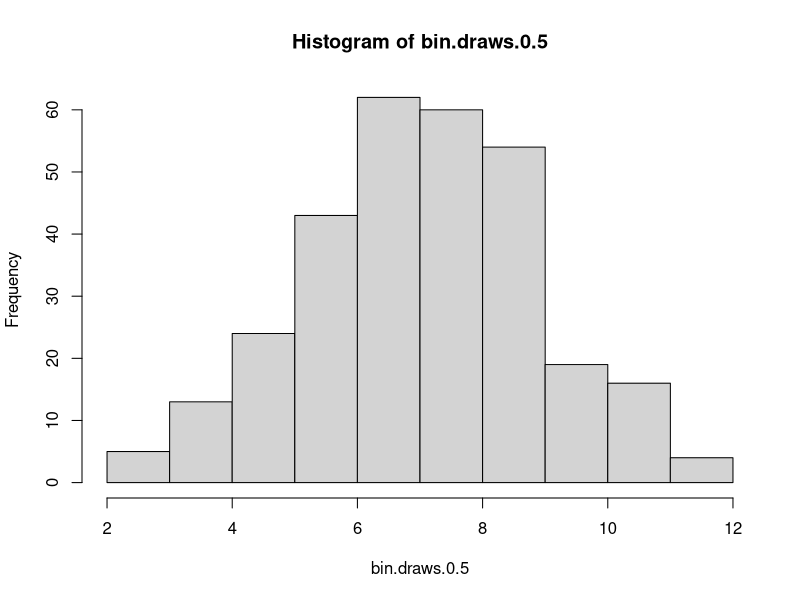
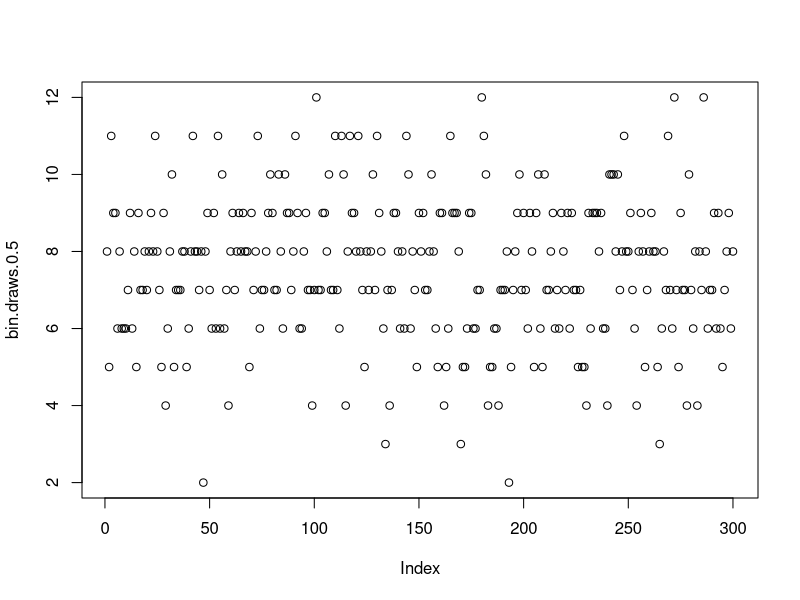
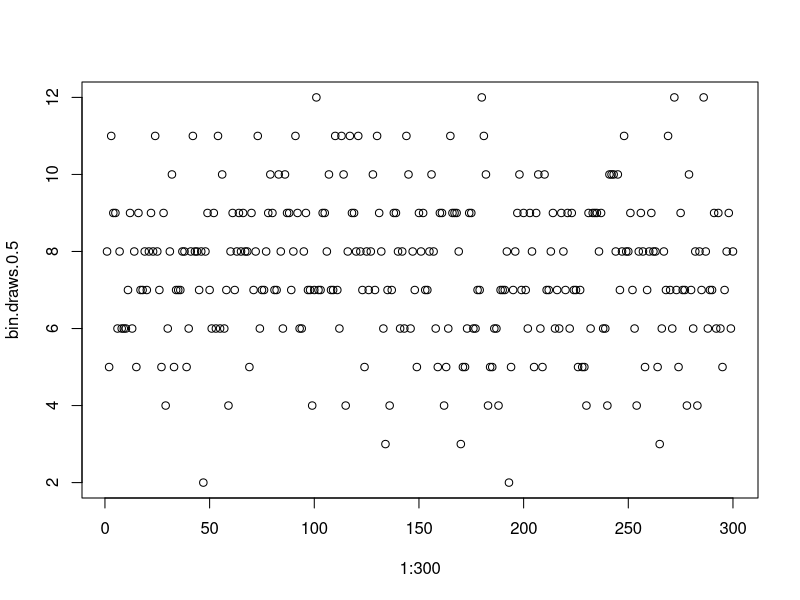
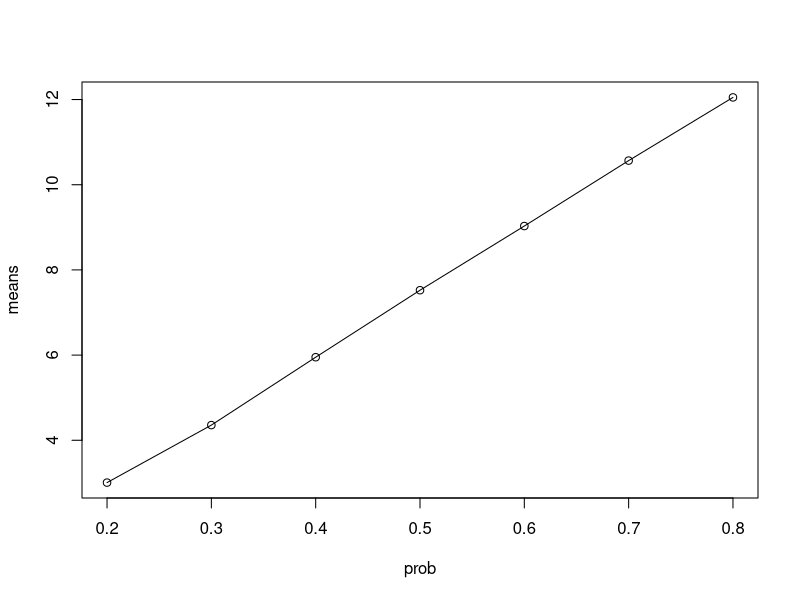
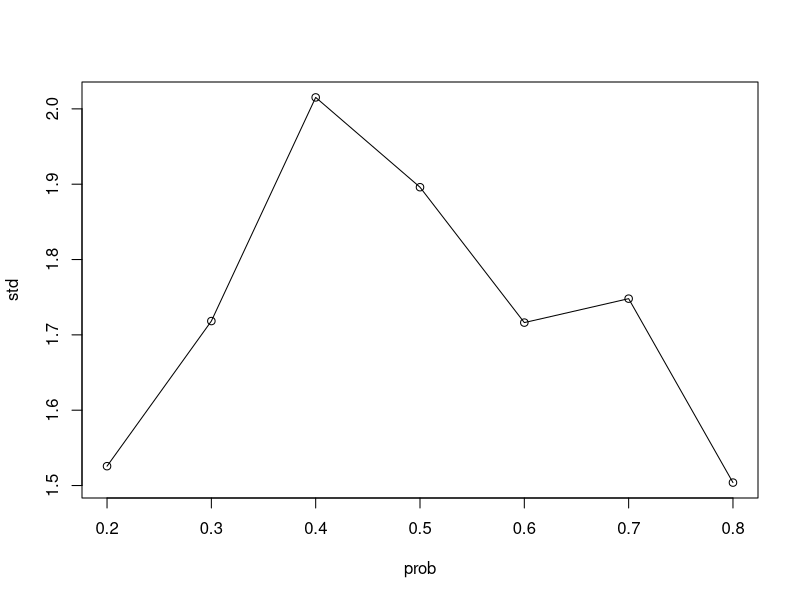
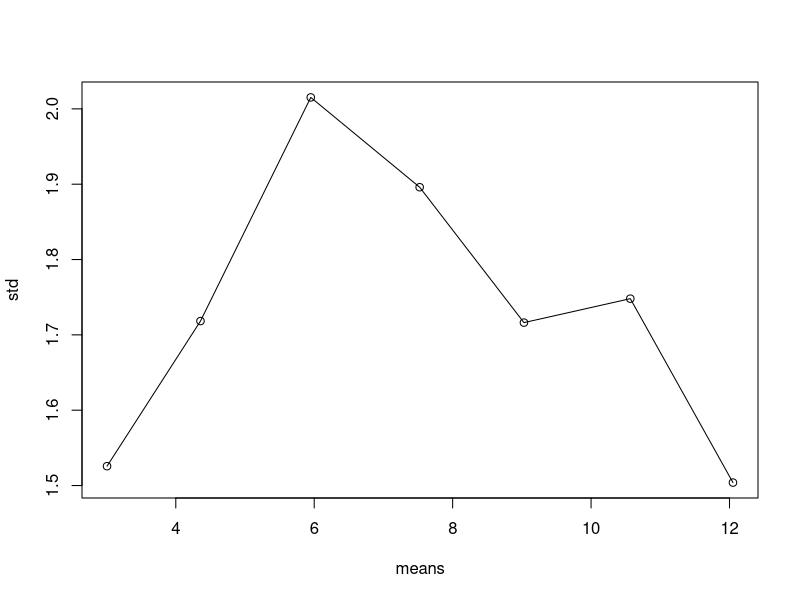
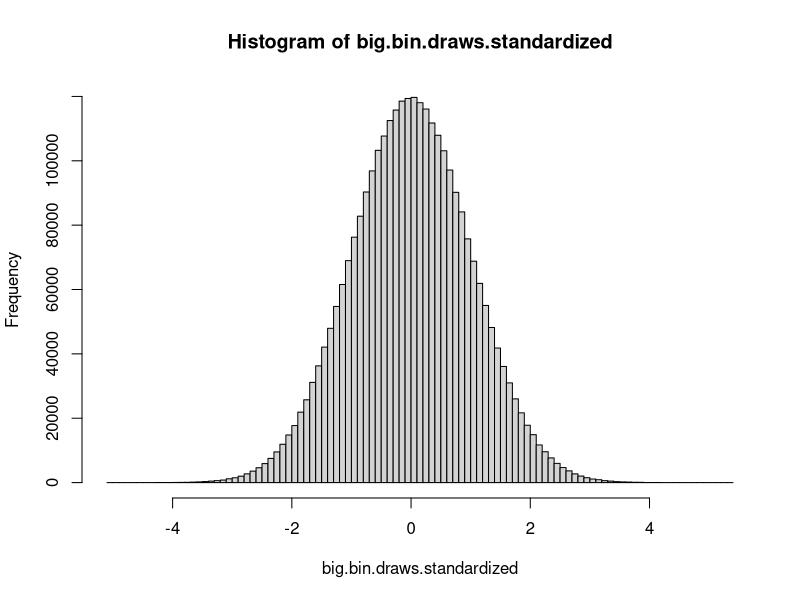

The R script that drew these images, in order: (Note: this script raises an error after producing the figures.)
## ---- chunk 1
## For reproducibility 
set.seed(09262019)
## ---- chunk 2
rbinom(n=20, size=10, prob=0.5)
## ---- chunk 3
bin.draws.0.5 <- rbinom(n = 300,size = 15, prob = 0.5)

## first 25
bin.draws.0.5[c(1:25)]
## last 25
bin.draws.0.5[c(276:300)]
## ---- chunk 4
# add first and sixth
bin.draws.0.5[1] + bin.draws.0.5[6]
# compare second and fifth
bin.draws.0.5[2] < bin.draws.0.5[5]
# indices that equals to 3
indices <- which(bin.draws.0.5 == 3)
indices
#num of such elements
length(indices)
## ---- chunk 5
#mean
mean_0.5 <- mean(bin.draws.0.5)
mean_0.5
# standard deviation
sd_0.5 <- sd(bin.draws.0.5)
sd_0.5
## ---- chunk 6
summary(bin.draws.0.5)
## ---- chunk 7
# type 
typeof(bin.draws.0.5)
# convert to characters
bin.draws.0.5.char <- as.character(bin.draws.0.5)
# type
typeof(bin.draws.0.5.char)
# summary; It is different because now the elements are characters not integers
summary(bin.draws.0.5.char)

## ---- chunk 8
# histogram
hist(bin.draws.0.5)
## ---- chunk 9
# it counts the number of times each integer occurs in it
tabulate(bin.draws.0.5)
## ---- chunk 10
plot(bin.draws.0.5)
## ---- chunk 11
# Same plot as 2c
plot(1:300,bin.draws.0.5)
## ---- chunk 12
# 0.2
bin.draws.0.2 <- rbinom(n = 300,size = 15,prob = 0.2)

mean_0.2 <- mean(bin.draws.0.2)

sd_0.2 <- sd(bin.draws.0.2)

#0.3

bin.draws.0.3 <- rbinom(n = 300,size = 15,prob = 0.3)

mean_0.3 <- mean(bin.draws.0.3)

sd_0.3 <- sd(bin.draws.0.3)
#0.4

bin.draws.0.4 <- rbinom(n = 300,size = 15,prob = 0.4)

mean_0.4 <- mean(bin.draws.0.4)

sd_0.4 <- sd(bin.draws.0.4)

#0.6

bin.draws.0.6 <- rbinom(n = 300,size = 15,prob = 0.6)

mean_0.6 <- mean(bin.draws.0.6)

sd_0.6 <- sd(bin.draws.0.6)

#0.7

bin.draws.0.7 <- rbinom(n = 300,size = 15,prob = 0.7)

mean_0.7 <-mean(bin.draws.0.7)

sd_0.7 <- sd(bin.draws.0.7)

#0.8

bin.draws.0.8 <- rbinom(n = 300,size = 15,prob = 0.8)

mean_0.8 <- mean(bin.draws.0.8)

sd_0.8 <- sd(bin.draws.0.8)

## ---- chunk 13

means <- c(mean_0.2,mean_0.3,mean_0.4,mean_0.5,mean_0.6,mean_0.7,mean_0.8)
## ---- chunk 14
prob <- c(0.2,0.3,0.4,0.5,0.6,0.7,0.8)
# plot 1
plot(prob, means)
lines(prob,means)
# list of standard deviations
std <- c(sd_0.2,sd_0.3,sd_0.4,sd_0.5,sd_0.6,sd_0.7,sd_0.8)
# plot 2
plot(prob,std)
lines(prob,std)
# plot 3
p3 <-plot(means,std) 
lines(means,std)

## ---- chunk 15
bin.matrix <- cbind(bin.draws.0.2)
bin.matrix <- cbind(bin.matrix,bin.draws.0.3)
bin.matrix<- cbind(bin.matrix,bin.draws.0.4)
bin.matrix<- cbind(bin.matrix,bin.draws.0.5)
bin.matrix<- cbind(bin.matrix,bin.draws.0.6)
bin.matrix<- cbind(bin.matrix,bin.draws.0.7)
bin.matrix<- cbind(bin.matrix,bin.draws.0.8)
bin.matrix
## ---- chunk 16
bin.matrix[1:5,]
bin.matrix[66,5]
max(bin.matrix[,1])
max(bin.matrix[,c(2:7)])

## ---- chunk 17
col_means <- colMeans(bin.matrix)
col_means
## ---- chunk 18
# first report if each entry is the same, while the second only return one boolean
col_means == means
identical(col_means,means)
## ---- chunk 19
T_matrix <- t(bin.matrix)
# the same as above, as now cols are corresponding to the rows above
rowMeans(T_matrix)
## ---- chunk 20
big.bin.draws <- rbinom(n = 3*10^6, size = 10^6, prob = 0.5)
big.bin.mean <- mean(big.bin.draws)
big.bin.sd <- sd(big.bin.draws)
big.bin.mean
big.bin.sd

## ---- chunk 21
big.bin.draws.standardized <- (big.bin.draws - big.bin.mean)/big.bin.sd
big.bin.draws.standardized.mean <- mean(big.bin.draws.standardized)
big.bin.draws.standardized.sd <- sd(big.bin.draws.standardized)
big.bin.draws.standardized.mean
big.bin.draws.standardized.sd
## ---- chunk 22
# this is the shape of distribution of standard normal because of CLT
hist(big.bin.draws.standardized, breaks = 100)
## ---- chunk 23
# very close to 0.05
length(big.bin.draws.standardized[big.bin.draws.standardized > 1.644854])/length(big.bin.draws.standardized)
## ---- chunk 24
1- pnorm(1.644854, mean = 0, sd = 1)
## ---- chunk 25
huge.bin.draws <- rbinom(n = 10^8 , size = 10^7, prob = 50*10^(-8))
## ---- chunk 26
# much faster to compute this 
huge.bin.mean <- mean(huge.bin.draws)
huge.bin.mean
huge.bin.sd <- sd(huge.bin.draws)
huge.bin.sd
## ---- chunk 27
# it takes longer
huge.bin.median <- median(huge.bin.draws)
huge.bin.median
## ---- chunk 28
exp(median(log(huge.bin.draws)))
## ---- chunk 29
# it is Poisson distribution now, as the prob decrease to a very small value 
hist(huge.bin.draws,breaks = 100)
## ---- chunk 30
big.bin.draws.list <- as.list(big.bin.draws)
class(big.bin.draws.list)
length(big.bin.draws.list)
big.bin.draws.list[1159] == big.bin.draws[1159]
## ---- chunk 31
# for each entry in the matrix, the function standardize is called once, which takes more time
big.bin.draws.mean = mean(big.bin.draws)
big.bin.draws.sd = sd(big.bin.draws)
standardize = function(x) {
  return((x - big.bin.draws.mean) / big.bin.draws.sd)
}
big.bin.draws.list.standardized.slow = lapply(big.bin.draws.list, standardize)
## ---- chunk 32
# now not only the function standardize, but sd() and mean() are called each time, so it is very slow.
big.bin.draws.mean = mean(big.bin.draws)
big.bin.draws.sd = sd(big.bin.draws)
standardize.slow = function(x) {
  return((x - mean(big.bin.draws)) / sd(big.bin.draws))
}
big.bin.draws.list.standardized.slow = lapply(big.bin.draws.list, standardize.slow)

## ---- chunk 33
# list takes more memories , as list need two parameter key and values
object.size(big.bin.draws)
object.size(big.bin.draws.list)
